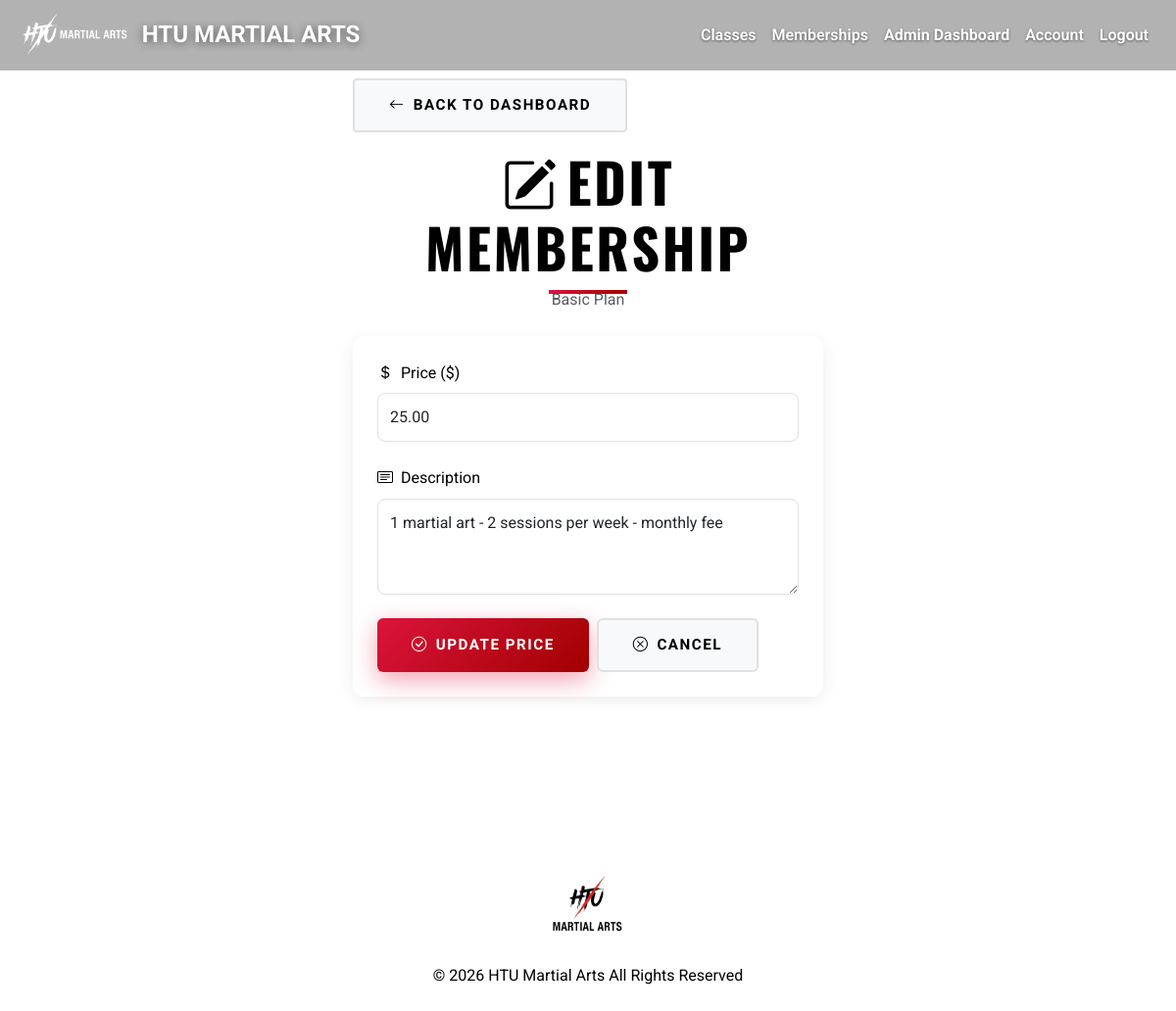
/edit_price.php?id=1 (signed in), run on the app's committed database.
### tables this page shows
CREATE TABLE `memberships` (
  `id` int(11) NOT NULL,
  `type` varchar(50) NOT NULL,
  `price` decimal(10,2) NOT NULL,
  `description` varchar(255) DEFAULT NULL,
  `sessions_per_week` int(11) DEFAULT NULL,
  `allowed_arts` int(11) DEFAULT NULL
);

### edit_price.php (the view, shortened to what this page needs)
<?php
include 'includes/db.php';
include 'includes/header.php';
if (isset($_GET['id'])) {
    $id = intval($_GET['id']);
    $stmt = $conn->prepare("SELECT * FROM memberships WHERE id = ?");
    $stmt->bind_param("i", $id);
    $stmt->execute();
    $result = $stmt->get_result();
    $price = $result->fetch_assoc();
} else {
    header("Location: admin.php");
    exit();
}
?>
<div class="container page-section narrow-container">
    <div class="mb-3">
        <a href="admin.php" class="btn btn-light btn-sm no-underline"><i class="bi bi-arrow-left me-2"></i>Back to Dashboard</a>
    </div>
    <div class="text-center mb-4">
        <h2 class="section-title mb-2"><i class="bi bi-pencil-square me-2"></i>Edit Membership</h2>
        <p class="text-muted"><?php echo htmlspecialchars($price['type']); ?> Plan</p>
    </div>
    <form method="POST" class="glass-panel p-4">
        <div class="mb-4">
            <label class="form-label mb-2"><i class="bi bi-currency-dollar me-2"></i>Price ($)</label>
            <input type="number" step="0.01" name="price" class="form-control" value="<?php echo htmlspecialchars($price['price']); ?>" required>
        </div>
        <div class="mb-4">
            <label class="form-label mb-2"><i class="bi bi-card-text me-2"></i>Description</label>
            <textarea name="description" class="form-control" rows="3"><?php echo htmlspecialchars($price['description']); ?></textarea>
        </div>
        <div class="d-flex gap-2">
            <button type="submit" class="btn btn-primary"><i class="bi bi-check-circle me-2"></i>Update Price</button>
            <a href="admin.php" class="btn btn-light"><i class="bi bi-x-circle me-2"></i>Cancel</a>
        </div>
    </form>
</div>
<?php include 'includes/footer.php'; ?>

### css/sport-theme.css (style rules this page uses)
:root { --font-heading: 'Oswald', sans-serif; --font-nike: 'Montserrat', sans-serif; --font-body: 'Roboto', sans-serif; --font-mono: 'JetBrains Mono', monospace; --color-primary: #DC143C; --color-primary-dark: #a00000; --color-primary-light: #ff1744; --color-black: #000000; --color-dark: #000000; --color-dark-blue: #16213e; --color-white: #FFFFFF; --color-grey: #f5f5f58d; --color-grey-light: #f8f9fa; --color-grey-dark: #666666; --color-border: #e0e0e0; --color-deep-dark: #1a1a2e; --gradient-primary: linear-gradient(135deg, #DC143C 0%, #a00000 100%); --gradient-dark: linear-gradient(135deg, #1a1a2e 0%, #16213e 100%); --gradient-hero: linear-gradient(135deg, #1a1a2e 0%, #16213e 50%, #0f3460 100%); --shadow-sm: 0 2px 8px rgba(0, 0, 0, 0.08); --shadow-md: 0 4px 16px rgba(0, 0, 0, 0.12); --shadow-lg: 0 8px 32px rgba(0, 0, 0, 0.16); --shadow-xl: 0 12px 48px rgba(0, 0, 0, 0.24); --shadow-primary: 0 8px 24px rgba(220, 20, 60, 0.4); --spacing-xs: 8px; --spacing-sm: 16px; --spacing-md: 24px; --spacing-lg: 40px; --spacing-xl: 80px; --transition-fast: 0.2s ease; --transition-smooth: cubic-bezier(0.4, 0, 0.2, 1); --transition-bounce: cubic-bezier(0.68, -0.55, 0.265, 1.55); }
* { margin: 0; padding: 0; box-sizing: border-box; }
body { font-family: var(--font-body); color: var(--color-black); line-height: 1.6; overflow-x: hidden; background: var(--color-white); -webkit-font-smoothing: antialiased; -moz-osx-font-smoothing: grayscale; }
h1, h2, h3, h4, h5, h6 { font-family: var(--font-heading); font-weight: 700; text-transform: uppercase; letter-spacing: 2px; color: var(--color-dark); }
h2 { font-size: clamp(2rem, 5vw, 3.5rem); letter-spacing: 2.5px; }
html { scroll-behavior: smooth; }
.btn-primary { background: var(--gradient-primary); color: white; box-shadow: var(--shadow-primary); }
.btn-primary::before { content: ''; position: absolute; inset: 0; background: linear-gradient(135deg, rgba(255,255,255,0.2) 0%, transparent 100%); transform: translateX(-100%); transition: transform 0.6s; }
.container { max-width: 1200px; margin: 0 auto; padding: 0 20px; }
.section-title { font-size: clamp(2rem, 5vw, 3.5rem); text-align: center; margin-bottom: 60px; position: relative; display: inline-block; width: 100%; }
.section-title::after { content: ''; position: absolute; bottom: -15px; left: 50%; transform: translateX(-50%); width: 80px; height: 4px; background: var(--gradient-primary); }
.page-section { padding: var(--spacing-xl) 0; min-height: 70vh; }
.narrow-container { width: 100%; max-width: 480px; margin: 0 auto; }
.glass-panel { background: rgba(255, 255, 255, 0.95); backdrop-filter: blur(10px); -webkit-backdrop-filter: blur(10px); border-radius: 12px; box-shadow: 0 4px 16px rgba(0, 0, 0, 0.08); border: 1px solid rgba(255, 255, 255, 0.3); padding: 30px; }
.btn { display: inline-block; padding: 14px 35px; font-weight: 700; text-transform: uppercase; letter-spacing: 1.5px; border: none; cursor: pointer; transition: all 0.4s var(--transition-smooth); text-decoration: none; position: relative; overflow: hidden; font-size: 0.95rem; }
.btn-primary { background: var(--gradient-primary); color: var(--color-white); box-shadow: var(--shadow-primary); }
.btn-light { background: var(--color-grey-light); color: var(--color-black); border: 2px solid var(--color-border); }
.no-underline { text-decoration: none; }
.form-control, .form-select { border: 1px solid var(--color-border); padding: 12px; border-radius: 8px; }

### data on the page
memberships: type "Basic", price "25.00", description "1 martial art - 2 sessions per week - monthly fee"
